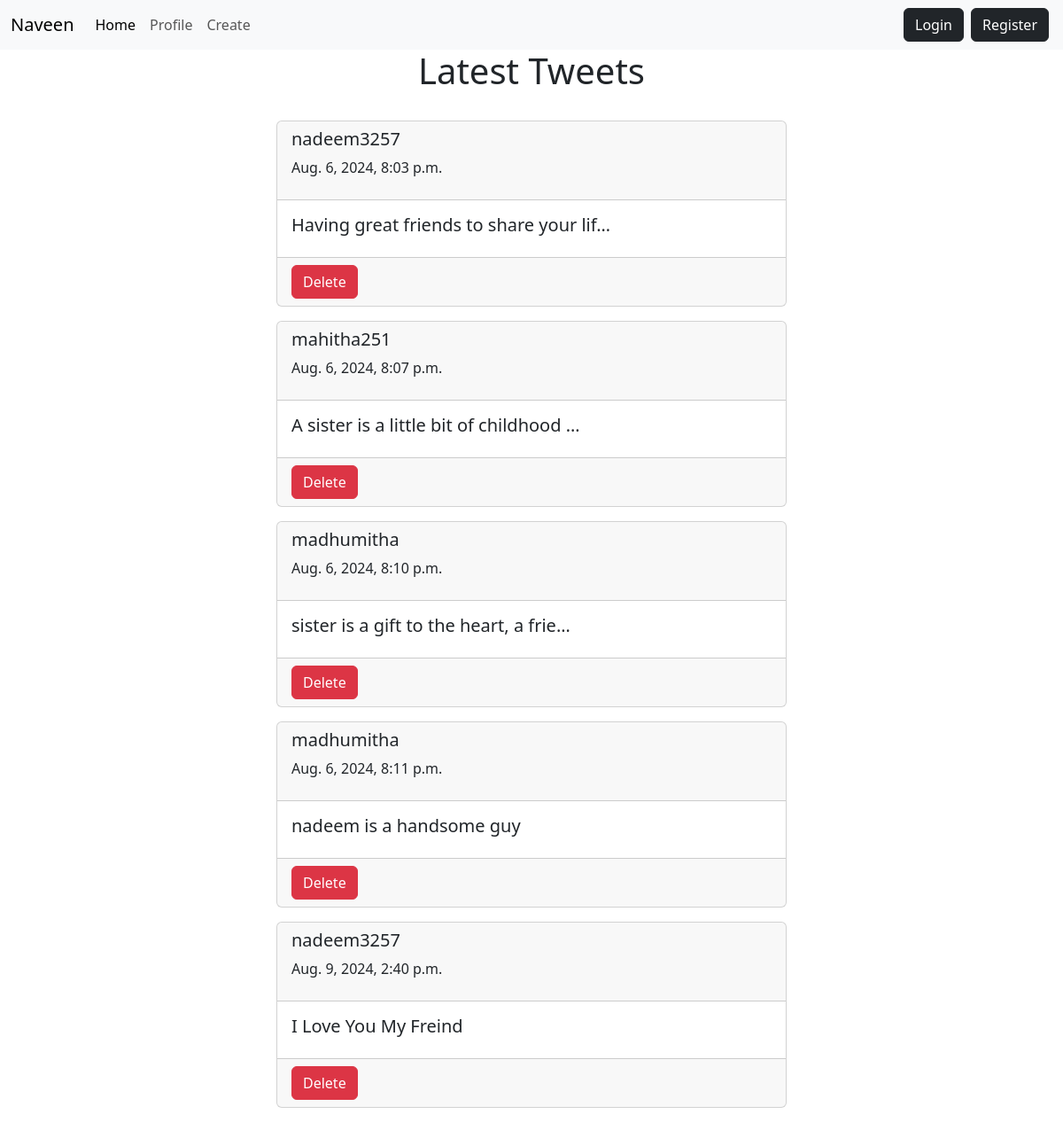
The page / on the database its author committed.
### app1/models.py (models this page shows, shortened)
class tweet(models.Model):
    uname=models.CharField(max_length=30)
    post=models.CharField(max_length=200)
    date=models.DateTimeField(auto_now_add=True)

### app1/views.py (the view)
# urls.py: path('',views.home,name="homepage"),
def home(request):
    objs=tweet.objects.all()
    return render(request,'index.html',{'result':objs})

### templates/index.html (shortened to what this page needs)
<!DOCTYPE html>
<html lang="en">
<head>
    <link href="https://cdn.jsdelivr.net/npm/bootstrap@5.3.3/dist/css/bootstrap.min.css" rel="stylesheet"
>
</head>
<body>
    {% include 'navbar.html' %}
    <h1 class="text-center text-dark">Latest Tweets</h1>
    <br>
    <div class="container col-lg-6">
        {% for i in result %}
        <a class="text-decoration-none text-dark" href="{% url 'showPost' i.id %}">
        <div class="card mb-3">
            <div class="card-header">
                <h5 class="">{{ i.uname }}</h5>
                <p>{{ i.date }}</p>
            </div>
            <div class="card-body">
                <h5 class="card-title">{{ i.post |truncatechars:39 }}</h5>
            </div>
            <div class="card-footer">
                <a href="{% url 'deletepost' i.id %}" class="btn btn-danger">Delete</a>
            </div>
        </div>
        </a>
        {% endfor %}
    </div>
</body>
</html>

### templates/navbar.html (shortened to what this page needs)
<nav class="navbar navbar-expand-lg bg-body-tertiary" style="z-index:1000">
  <div class="container-fluid">
    <a class="navbar-brand" href="#">Naveen</a>
    <div class="collapse navbar-collapse" id="navbarSupportedContent">
      <ul class="navbar-nav me-auto mb-2 mb-lg-0">
        <li class="nav-item">
          <a class="nav-link active" aria-current="page" href="{% url 'homepage' %}">Home</a>
        </li>
        <li class="nav-item">
          <a class="nav-link" href="{% url 'profilepage' %}">Profile</a>
        </li>
        <li class="nav-item">
          <a class="nav-link" href="{% url 'createpost' %}">Create</a>
        </li>
      </ul>
      <div class="d-flex" role="search">
        {% if request.user.is_authenticated %}
        <a href="{% url 'logoutpage' %}" class="btn btn-danger" type="submit">Logout</a>
        {% else %}
        <a href="{% url 'loginpage' %}" class="btn btn-dark mx-1" type="submit">Login</a>
        <a href="{% url 'registerpage' %}" class="btn btn-dark mx-1" type="submit">Register</a>
        {% endif %}
      </div>
    </div>
  </div>
</nav>

### rows shown on the page
tweet: uname "nadeem3257", date "Aug. 6, 2024, 8:03 p.m.", post "Having great friends to share your lif…"
tweet: uname "mahitha251", date "Aug. 6, 2024, 8:07 p.m.", post "A sister is a little bit of childhood …"
tweet: uname "madhumitha", date "Aug. 6, 2024, 8:10 p.m.", post "sister is a gift to the heart, a frie…"
tweet: uname "madhumitha", date "Aug. 6, 2024, 8:11 p.m.", post "nadeem is a handsome guy"
tweet: uname "nadeem3257", date "Aug. 9, 2024, 2:40 p.m.", post "I Love You My Freind"
